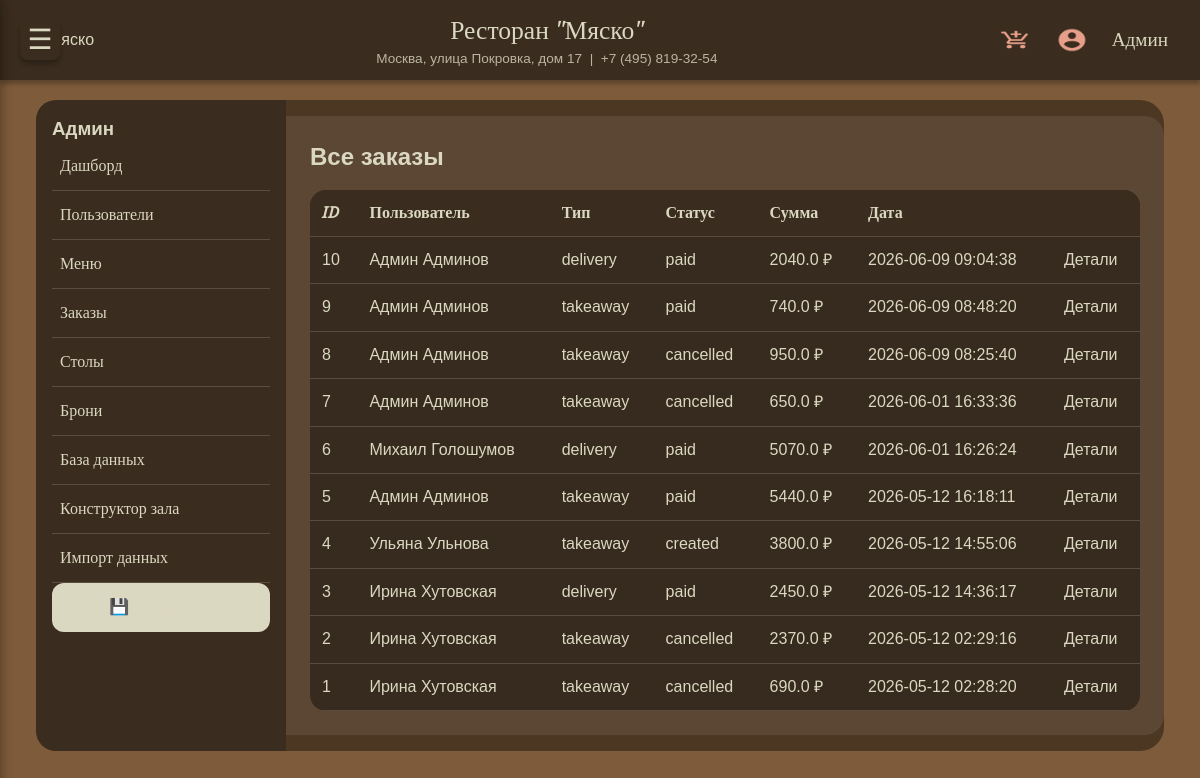
Page /admin/orders (signed in) on the committed database.
### tables this page shows
CREATE TABLE users (
                id INTEGER PRIMARY KEY AUTOINCREMENT,
                first_name TEXT NOT NULL,
                last_name TEXT NOT NULL,
                phone TEXT UNIQUE NOT NULL,
                email TEXT,
                password_hash TEXT NOT NULL,
                role TEXT DEFAULT 'user',
                bonus_points INTEGER DEFAULT 0
            );

CREATE TABLE orders (
                id INTEGER PRIMARY KEY AUTOINCREMENT,
                user_id INTEGER,
                order_type TEXT NOT NULL,
                address TEXT,
                status TEXT DEFAULT 'created',
                total_price REAL,
                bonus_used INTEGER DEFAULT 0,
                payment_method TEXT DEFAULT 'card',
                created_at TEXT DEFAULT (datetime('now','localtime')),
                FOREIGN KEY (user_id) REFERENCES users(id)
            );

### routers.py (the view)
@app.route('/admin/orders')
@role_required('admin', 'manager')
def admin_orders():
    with get_db() as conn:
        orders = conn.execute('''
            SELECT o.*, u.first_name, u.last_name
            FROM orders o JOIN users u ON o.user_id=u.id
            ORDER BY o.created_at DESC
        ''').fetchall()
    return render_template('admin_orders.html', orders=orders)

### models.py (called while the page is built)
def get_db():
    conn = sqlite3.connect(DATABASE)
    conn.row_factory = sqlite3.Row
    conn.execute("PRAGMA foreign_keys = ON")
    return conn

    @staticmethod
    def get(user_id):
        with get_db() as conn:
            row = conn.execute("SELECT * FROM users WHERE id=?", (user_id,)).fetchone()
        return User(row) if row else None

### routers.py (called while the page is built)
@app.context_processor
def inject_csrf():
    from flask_wtf.csrf import generate_csrf
    return dict(csrf_token=generate_csrf, csrf_token_value=generate_csrf())

@login_manager.user_loader
def load_user(user_id):
    return User.get(user_id)

def role_required(*roles):
    def decorator(f):
        @wraps(f)
        @login_required
        def decorated_function(*args, **kwargs):
            if current_user.role not in roles:
                flash('Недостаточно прав', 'error')
                return redirect(url_for('index'))
            return f(*args, **kwargs)
        return decorated_function
    return decorator

@app.before_request
def make_user_available():
    g.user = current_user if current_user.is_authenticated else None

### app/templates/admin_orders.html (shortened to what this page needs)
{% extends "admin_base.html" %}
{% block admin_content %}
<h2>Все заказы</h2>
<table class="admin-table">
    <thead><tr><th>ID</th><th>Пользователь</th><th>Тип</th><th>Статус</th><th>Сумма</th><th>Дата</th><th></th></tr></thead>
    <tbody>
    {% for order in orders %}
    <tr>
        <td>{{ order.id }}</td>
        <td>{{ order.first_name }} {{ order.last_name }}</td>
        <td>{{ order.order_type }}</td>
        <td><span class="status-badge status-{{ order.status }}">{{ order.status }}</span></td>
        <td>{{ order.total_price }} ₽</td>
        <td>{{ order.created_at }}</td>
        <td><a href="{{ url_for('admin_order_detail', order_id=order.id) }}" class="btn-small">Детали</a></td>
    </tr>
    {% endfor %}
    </tbody>
</table>
{% endblock %}

### app/templates/base.html (shortened to what this page needs)
<!DOCTYPE html>
<html lang="ru">
<head>
    <link rel="stylesheet" href="{{ url_for('static', filename='css/font.css') }}">
    <link rel="stylesheet" href="{{ url_for('static', filename='style.css') }}">
    {% if request.path.startswith('/admin') %}
    <link rel="stylesheet" href="{{ url_for('static', filename='admin_style.css') }}">
    {% endif %}
</head>
<body>
    <div class="menu-toggle" id="menu-toggle-btn">☰</div>
    <header class="site-header">
        <div class="header-container">
            <div class="logo">
                <a href="{{ url_for('index') }}">
                    <img src="{{ url_for('static', filename='images/logo.png') }}" alt="Мяско" height="40">
                </a>
            </div>
            <div class="header-info">
                <div class="restaurant-name">Ресторан "Мяско"</div>
                <div class="restaurant-address">Москва, улица Покровка, дом 17 &nbsp;|&nbsp; +7 (495) 819-32-54</div>
            </div>
            <div class="header-actions">
                <a href="{{ url_for('cart') }}" class="header-icon cart-icon" title="Корзина"></a>
                {% if current_user.is_authenticated %}
                    <a href="{{ url_for('profile') }}" class="header-icon profile-icon" title="Личный кабинет"></a>
                    <a href="{{ url_for('profile') }}" class="user-name">{{ current_user.first_name }}</a>
                {% else %}
                    <a href="{{ url_for('login') }}" class="header-icon profile-icon" title="Войти"></a>
                {% endif %}
            </div>
        </div>
    </header>
    <main>
        {% block content %}{% endblock %}
    </main>
</body>
</html>

### app/static/style.css (style rules this page uses)
:root { --brown-dark: #3a2c1e; --brown-medium: #7e5b3b; --beige-light: #dbd8c1; --accent: #e69f8a; --black-40: rgba(0, 0, 0, 0.4); --font-heading: 'Volkhov-Italic', 'Volkhov-Bold Italic', serif; --font-body: 'Inter-Regular', 'Anek Devanagari-Regular', sans-serif; --shadow: 0px 4px 4px rgba(0, 0, 0, 0.25); }
* { margin: 0; padding: 0; box-sizing: border-box; }
body { background-color: var(--brown-medium); font-family: var(--font-body); color: var(--beige-light); line-height: 1.4; padding-top: 80px; }
a { text-decoration: none; color: inherit; }
.site-header { position: fixed; top: 0; left: 0; width: 100%; background: var(--brown-dark); box-shadow: var(--shadow); z-index: 1000; padding: 0.8rem 2rem; }
.header-container { max-width: 1400px; margin: 0 auto; display: flex; justify-content: space-between; align-items: center; flex-wrap: wrap; gap: 1rem; }
.logo img { height: 45px; }
.header-info { text-align: center; flex: 1; }
.restaurant-name { font-family: var(--font-heading); font-size: 1.6rem; color: var(--beige-light); white-space: nowrap; }
.restaurant-address { font-size: 0.85rem; color: var(--beige-light); opacity: 0.8; white-space: nowrap; }
.header-actions { display: flex; align-items: center; gap: 1.5rem; }
.header-icon { width: 32px; height: 32px; background-size: contain; background-repeat: no-repeat; background-position: center; cursor: pointer; }
.cart-icon { background-image: url('/static/images/add_shopping_cart.png'); }
.profile-icon { background-image: url('/static/images/account_circle.png'); }
.user-name { font-family: var(--font-heading); font-size: 1.2rem; color: var(--beige-light); white-space: nowrap; display: inline-block; max-width: 150px; overflow: hidden; text-overflow: ellipsis; }
.menu-toggle { position: fixed; top: 20px; left: 20px; z-index: 1002; width: 40px; height: 40px; background: var(--brown-dark); border-radius: 8px; display: flex; align-items: center; justify-content: center; font-size: 28px; cursor: pointer; color: var(--beige-light); box-shadow: var(--shadow); }
main { max-width: 1400px; margin: 1rem auto; padding: 0 1rem; }

### app/static/admin_style.css (style rules this page uses)
:root { --brown-dark: #3a2c1e; --brown-medium: #7e5b3b; --beige-light: #dbd8c1; --accent: #e69f8a; --black-40: rgba(0, 0, 0, 0.4); --font-heading: 'Volkhov-Italic', 'Volkhov-Bold Italic', serif; --font-body: 'Inter-Regular', 'Anek Devanagari-Regular', sans-serif; }
table { width: 100%; border-collapse: collapse; margin-top: 1rem; background: var(--black-40); border-radius: 16px; overflow: hidden; }
th, td { padding: 12px; text-align: left; border-bottom: 1px solid rgba(219,216,193,0.2); }
th { background: var(--brown-dark); font-family: var(--font-heading); color: var(--beige-light); }
body { padding-top: 80px; }

### rows in the picture
users: first_name "Админ"
orders: id "10", first_name "Админ", last_name "Админов", order_type "delivery", status "paid", total_price "2040.0", created_at "2026-06-09 09:04:38"
orders: id "9", first_name "Админ", last_name "Админов", order_type "takeaway", status "paid", total_price "740.0", created_at "2026-06-09 08:48:20"
orders: id "8", first_name "Админ", last_name "Админов", order_type "takeaway", status "cancelled", total_price "950.0", created_at "2026-06-09 08:25:40"
orders: id "7", first_name "Админ", last_name "Админов", order_type "takeaway", status "cancelled", total_price "650.0", created_at "2026-06-01 16:33:36"
orders: id "6", first_name "Михаил", last_name "Голошумов", order_type "delivery", status "paid", total_price "5070.0", created_at "2026-06-01 16:26:24"
orders: id "5", first_name "Админ", last_name "Админов", order_type "takeaway", status "paid", total_price "5440.0", created_at "2026-05-12 16:18:11"
orders: id "4", first_name "Ульяна", last_name "Ульнова", order_type "takeaway", status "created", total_price "3800.0", created_at "2026-05-12 14:55:06"
orders: id "3", first_name "Ирина", last_name "Хутовская", order_type "delivery", status "paid", total_price "2450.0", created_at "2026-05-12 14:36:17"
orders: id "2", first_name "Ирина", last_name "Хутовская", order_type "takeaway", status "cancelled", total_price "2370.0", created_at "2026-05-12 02:29:16"
orders: id "1", first_name "Ирина", last_name "Хутовская", order_type "takeaway", status "cancelled", total_price "690.0", created_at "2026-05-12 02:28:20"
